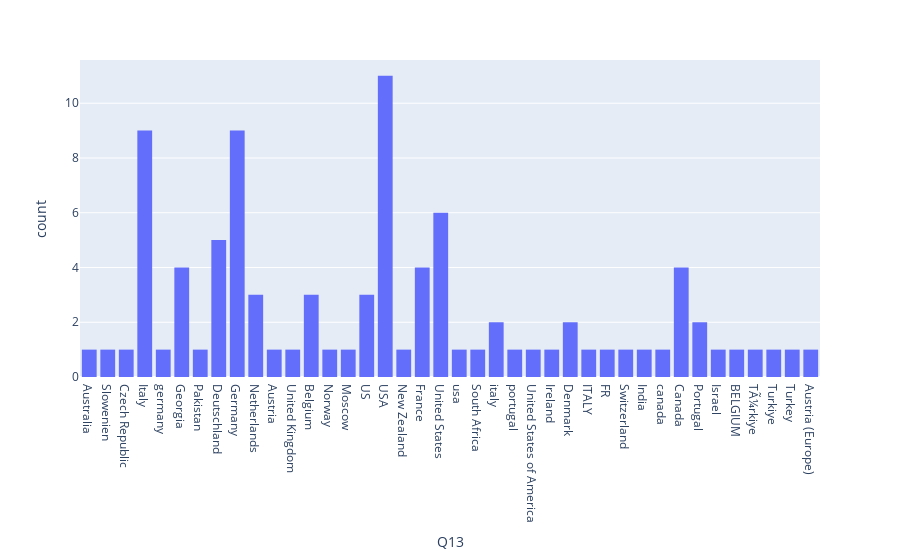

This figure's notebook cell:
### Code cell
fig = px.histogram(data, x='Q13')
fig.show()

### Figure 1 — Plotly figure (JSON) as saved in the notebook; plotly's stock layout.template omitted (floating-point values rounded to 4 significant figures)
{"data": [{"alignmentgroup": "True", "bingroup": "x", "hovertemplate": "Q13=%{x}<br>count=%{y}<extra></extra>", "legendgroup": "", "marker": {"color": "#636efa", "pattern": {"shape": ""}}, "name": "", "offsetgroup": "", "orientation": "v", "showlegend": false, "type": "histogram", "x": ["Australia", "Slowenien", "Czech Republic", "Italy", "germany", "Georgia", "Georgia", "Pakistan", "Deutschland", "Germany", "Germany", "Germany", "Netherlands", "Italy", "Italy", "Deutschland", "Deutschland", "Austria", "Germany", "Germany", "Italy", "United Kingdom ", "Deutschland", "Belgium", "Germany", "Norway", "Germany", "Moscow", "Georgia", "Germany", "Georgia", "US", "USA", "USA", "USA", "USA", "USA", "New Zealand", "USA", "USA", "France", "Netherlands", "United States", "usa", "South Africa", "Deutschland", "italy", "Italy", "France", "Italy", "italy", "portugal", "Netherlands", "USA", "United States of America", "USA", "United States", "France", "Italy", "Ireland", "United States", "Denmark", "Denmark", "Italy", "ITALY", "FR", "Switzerland", "India", "canada", "Belgium", "US", "Canada", "US", "Italy", "Canada", "Canada", "United States", "Portugal", "Israel ", "BELGIUM", "Germany", "Portugal", "Canada", "United States", "France", "Belgium", "TÃ¼rkiye", "Turkiye ", "Turkey", "USA", "United States", "USA", "Austria (Europe)"], "xaxis": "x", "yaxis": "y"}], "layout": {"autosize": true, "barmode": "relative", "legend": {"tracegroupgap": 0}, "margin": {"t": 60}, "xaxis": {"anchor": "y", "autorange": true, "domain": [0, 1], "range": [-0.5, 39.5], "title": {"text": "Q13"}, "type": "category"}, "yaxis": {"anchor": "x", "autorange": true, "domain": [0, 1], "range": [0, 11.58], "title": {"text": "count"}}}}
